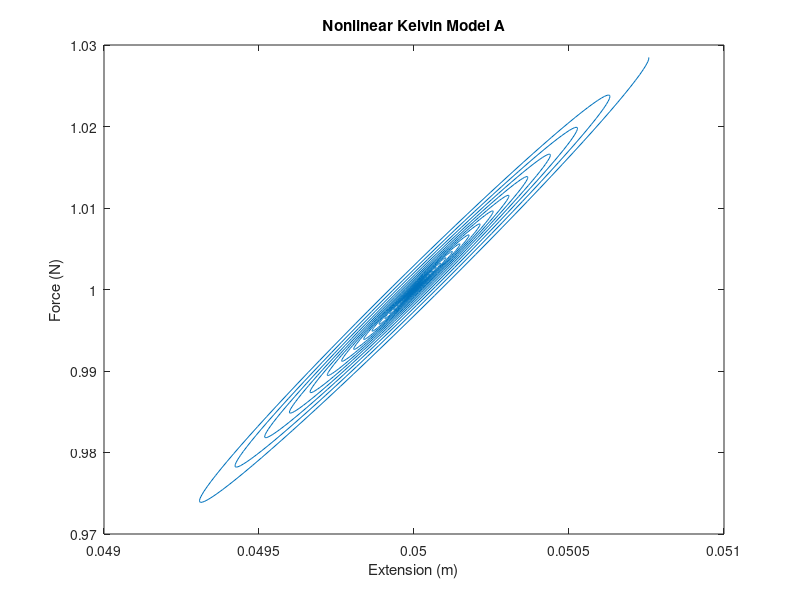
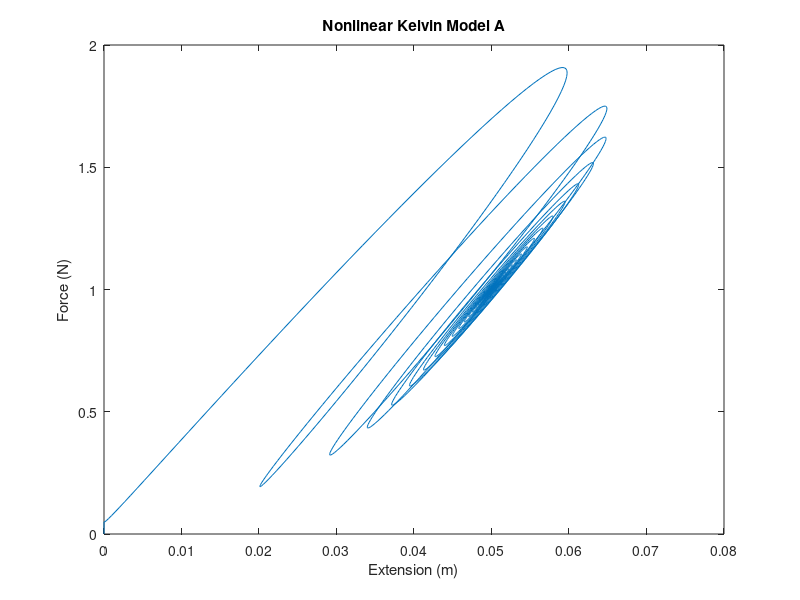

The MATLAB script that drew these images, in order:
% Kelvin model

time_step = 0.01;
end_time = 100;
t = linspace(0,end_time,end_time/time_step + 1);
x = zeros(size(t));
x_dot = zeros(size(t));
x2 = zeros(size(t));
x2_dot = zeros(size(t));
x1_dot = zeros(size(t));
F_see = zeros(size(t));
F_pee = zeros(size(t));
F = zeros(size(t));

p=1; B=1; 
ks=20; d=10; kp=20;
% ks1 = 20; ks3 = 10;
% kp1 = 2; kp3 = 1;
% d1 = 10; d3 = 4;

% sinusoidal forcing
f_t = B*sin(p*t);
% step forcing
f_t = ones(size(t));

% Euler Integration

for i=1:length(t)-1
%     v2(i+1) = v2(i) + time_step*(f_t(i)-(ks3*(x2(i)-x1(i)).^3 + ks1*(x2(i)-x1(i)) + kp3*(x2(i)).^3 + kp1*(x2(i)) ));
%     x2(i+1) = x2(i) + v2(i)*time_step;
%     v1(i+1) = v1(i) + time_step*(ks3*(x2(i)-x1(i)).^3 + ks1*(x2(i)-x1(i)) - d*v1(i));
%     x1(i+1) = x1(i) + v1(i)*time_step;   
    
    x_dot(i+1) = x_dot(i) + time_step*(f_t(i)-F(i));
    x(i+1) = x(i) + time_step*x_dot(i);
    
    x2_dot(i+1) = x_dot(i) - ks*x2(i)/d;
%     fun = @(X2_dot)(d3*(x_dot(i) - X2_dot)^3 + d1*(x_dot(i) - X2_dot) - k3*x2(i)^3 - k1*x2(i));
%     x2_dot(i+1) = fzero(fun, x2_dot(i));
    
    x2(i+1) = x2(i) + time_step*x2_dot(i);
    x1_dot(i+1) = x_dot(i+1)-x2_dot(i+1);
    
    Fs = ks*x2(i+1);
%     Fs = ks1*x2(i+1)+ks3*x2(i+1)^3;
    
    Fd = d*(x_dot(i+1) - x2_dot(i+1));
%     Fd = d1*(x_dot(i+1) - x2_dot(i+1)) + d3*(x_dot(i+1) - x2_dot(i+1))^3;
    
    F_see(i+1) = 0.5*(Fs+Fd);
    
    F_pee(i+1) = kp*x(i+1);
%     F_pee(i+1) = kp1*x(i+1) + kp3*x(i+1)^3;
    F(i+1) = F_see(i+1)+F_pee(i+1);
end

% Plot Force v Extension

figure; plot(x(20/time_step:end),F(20/time_step:end)); xlabel('Extension (m)'); ylabel('Force (N)'); title('Nonlinear Kelvin Model A');
figure; plot(x,F); xlabel('Extension (m)'); ylabel('Force (N)'); title('Nonlinear Kelvin Model A');


